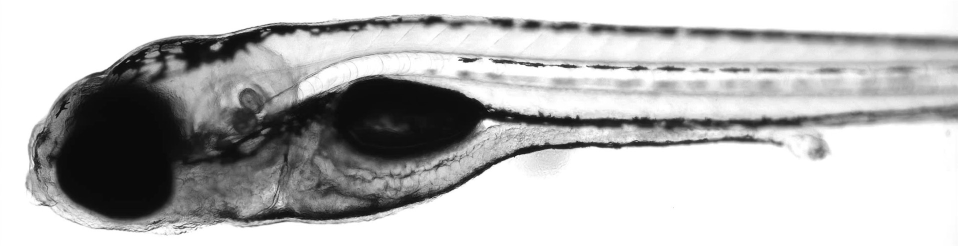
#> input picture data/Control_7 dpf/Control_7dpf_01_active.jpg, 1916 x 491 px, given in place of Control_7dpf_04.mp4, which was not available (shown at 1/2 size)
$ python bgSub_model.py
#> lines starting #> are read from the running program, lines starting #| are printed output that depends on the picture; after the words box and inside, x2 and y2 are one past the last pixel; in counts of white or black regions, pixels touching at a corner belong together; pictures that were not available may be replaced by others from this repository, and a replacement may not be noted
### example/utilz.py
import cv2
import numpy as np
from scipy.signal import correlate
import openpiv


def showInMovedWindow(winname, img, x, y):
    cv2.namedWindow(winname)        # Create a named window
    cv2.moveWindow(winname, x, y)   # Move it to (x,y)
    cv2.imshow(winname,img)

# [6 lines left out: function path_processing, not called in this run]

def get_time():
    import time
    return time.time()

def calc_time_by_sec(start):
    import datetime
    delta = (get_time() - start)
    out = str(datetime.timedelta(seconds=delta))[:-4]

    return out

# [21 lines left out: function vel_field, not called in this run]

# [5 lines that do not run on import are left out]

### example/bgSub_model.py
import cv2
import utilz

print(f'openCV package version: {cv2.__version__}')


# input src video cfg
input_src = 'E:/git/GutMotility/data/Control_7 dpf/Control_7dpf_04.mp4'
capture = cv2.VideoCapture(cv2.samples.findFileOrKeep(input_src))
if not capture.isOpened():
    print(f'Unable to open: {input_src}')
    exit(0)
fps = capture.get(cv2.CAP_PROP_FPS)
delay = int(1000/fps)


# background substraction algorithm
algorithm = 'KNN'
algorithm = 'MOG2'
if algorithm == 'MOG2':
    backSub = cv2.createBackgroundSubtractorMOG2()
else:
    backSub = cv2.createBackgroundSubtractorKNN()

# video writer cfg
fourcc = cv2.VideoWriter_fourcc('D','I','V','X')
writer = cv2.VideoWriter(f'{algorithm}_output.avi', fourcc, fps, (1920,800), isColor=False)
origin = cv2.VideoWriter(f'_src.avi', fourcc, fps, (1920,800), isColor=False)


print(f'fps: {fps}, delay: {delay}, algo: {algorithm}')
start = utilz.get_time()
while True:
    ret, frame = capture.read() # (1080, 1920, 3)
#> frame is the input picture: shape (491, 1916, 3); min 2, max 255, mean 185.5
    if frame is None:
        break

    frame = cv2.cvtColor(frame, cv2.COLOR_BGR2GRAY)
#> frame: shape (491, 1916)
    frame = frame[160:960, :] # crop
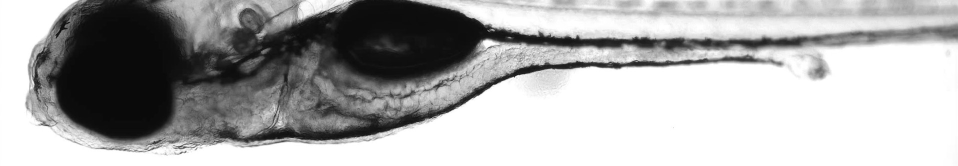
#> frame: shape (331, 1916) (shown at 1/2 size); min 2, max 255, mean 171.5
    origin.write(frame)

    # show the origin video
    utilz.showInMovedWindow('frame', frame, 1000, 600)

    # model-based background substraction
    frame = cv2.GaussianBlur(frame, (0, 0), 1.5)
    fgMask = backSub.apply(frame)
#> fgMask: shape (331, 1916); every value is 127

    # put some info
    # cv2.rectangle(frame, (10, 2), (100,20), (255,255,255), -1)
    cv2.putText(fgMask, utilz.calc_time_by_sec(start), (50, 100),
               cv2.FONT_HERSHEY_SIMPLEX, 3, (255,255,255))
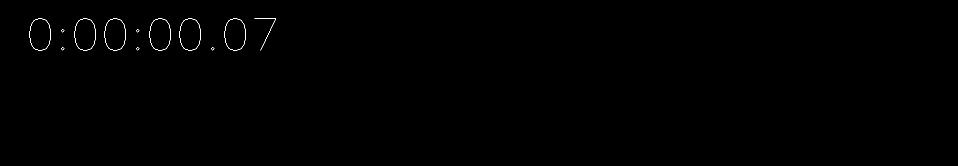
#> fgMask: shape (331, 1916) (shown at 1/2 size); values 127 (black) and 255 (white), 0.18% white in thin lines or dots, all inside (x1, y1, x2, y2) = (59, 37, 552, 101)
    utilz.showInMovedWindow('fgMask', fgMask, 100, 100)

    # save the processed video
    writer.write(fgMask)


    keyboard = cv2.waitKey(delay)
#> (key Esc is pressed here)
    if keyboard == 'q' or keyboard == 27:
        break

capture.release()
writer.release()
origin.release()
cv2.destroyAllWindows()

$ run again, on data/Control_7 dpf/Control_7dpf_03_active.jpg
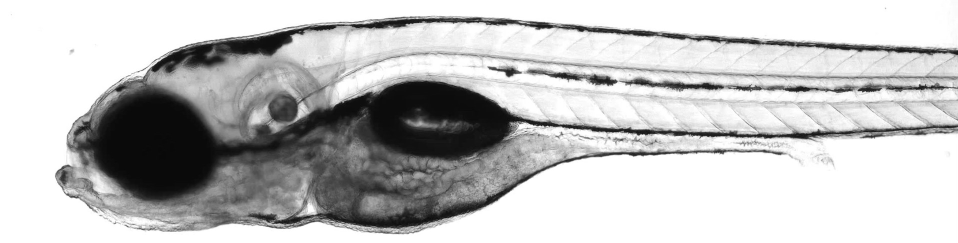
#> input picture data/Control_7 dpf/Control_7dpf_03_active.jpg, 1916 x 486 px, given in place of Control_7dpf_04.mp4, which was not available (shown at 1/2 size)
#> frame is the input picture: shape (486, 1916, 3); min 4, max 255, mean 192.8
#> `frame = frame[160:960, :]`:
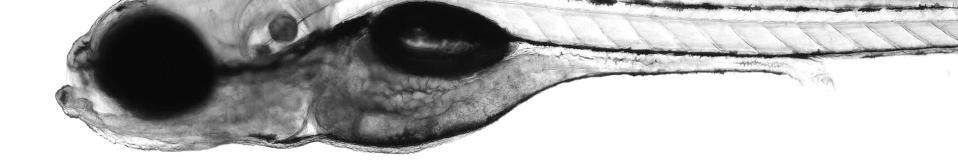
#> frame: shape (326, 1916) (shown at 1/2 size); min 4, max 255, mean 177.6
#> `cv2.putText(fgMask, utilz.calc_time_by_sec(start), (50, 100), cv2.FONT..`:
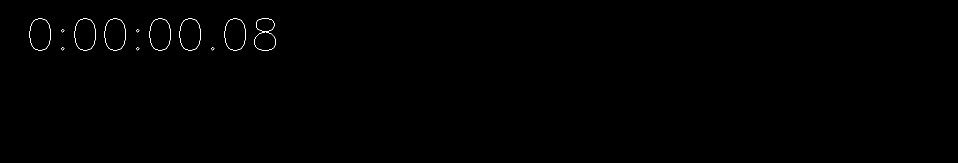
#> fgMask: shape (326, 1916) (shown at 1/2 size); values 127 (black) and 255 (white), 0.2% white in thin lines or dots, all inside (x1, y1, x2, y2) = (59, 37, 552, 101)

$ run again, on data/Control_7 dpf/Control_7dpf_04_active.jpg
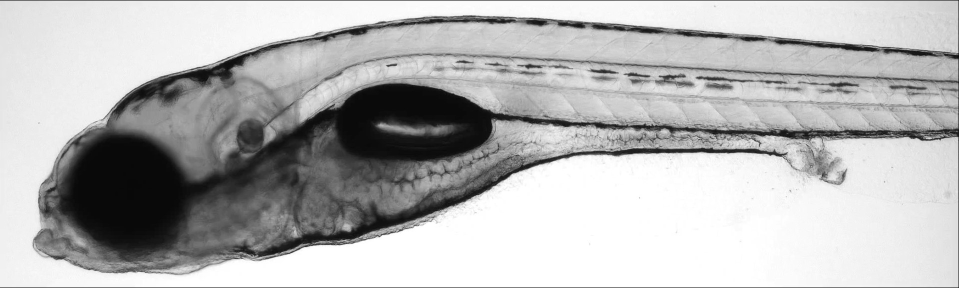
#> input picture data/Control_7 dpf/Control_7dpf_04_active.jpg, 1917 x 576 px, given in place of Control_7dpf_04.mp4, which was not available (shown at 1/2 size)
#> frame is the input picture: shape (576, 1917, 3); min 0, max 255, mean 180.7
#> `frame = frame[160:960, :]`:
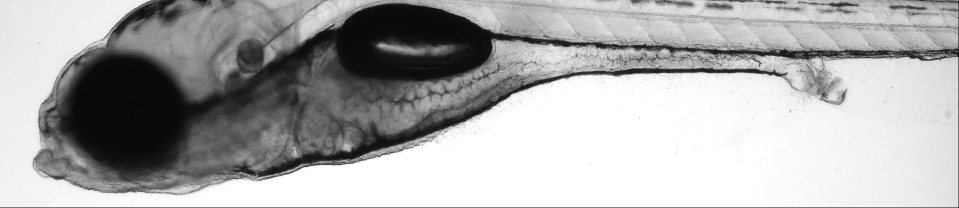
#> frame: shape (416, 1917) (shown at 1/2 size); min 0, max 255, mean 171.6
#> `cv2.putText(fgMask, utilz.calc_time_by_sec(start), (50, 100), cv2.FONT..`:
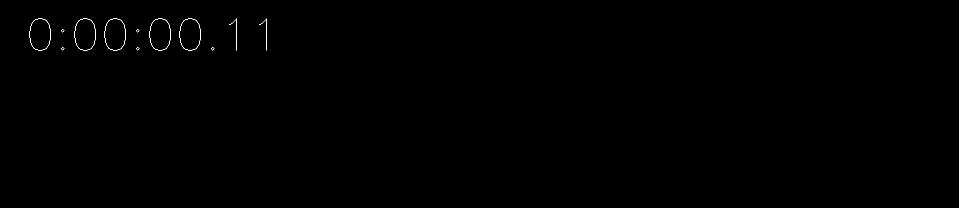
#> fgMask: shape (416, 1917) (shown at 1/2 size); values 127 (black) and 255 (white), 0.13% white in thin lines or dots, all inside (x1, y1, x2, y2) = (59, 37, 534, 101)
